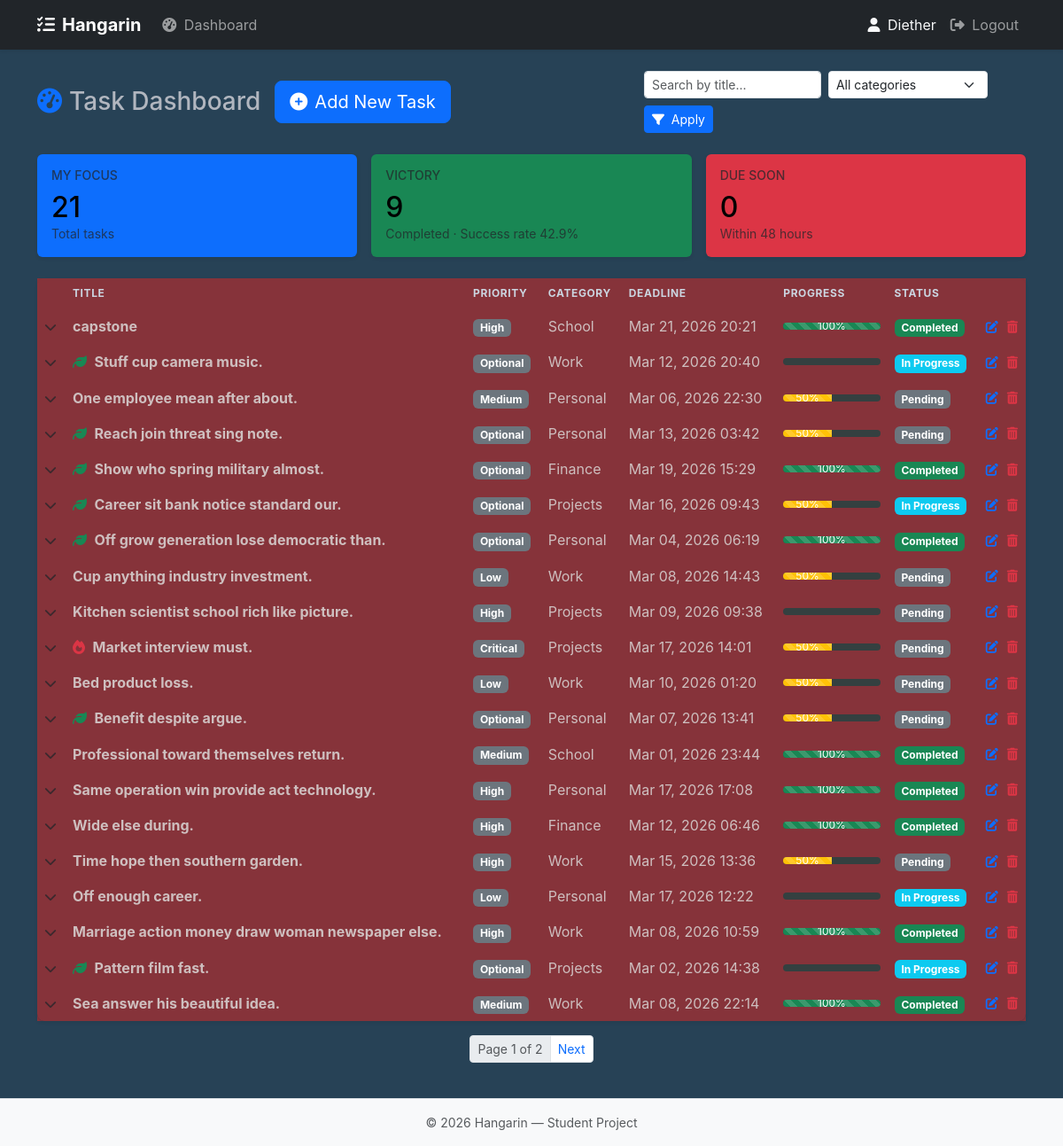
The app's page / (signed in) with its own data.
### hangarin/models.py (models this page shows, shortened)
class BaseModel(models.Model):
    created_at = models.DateTimeField(auto_now_add=True)
    updated_at = models.DateTimeField(auto_now=True)
    class Meta:
        abstract = True

class Task(BaseModel):
    user = models.ForeignKey(settings.AUTH_USER_MODEL, on_delete=models.CASCADE)
    STATUS_CHOICES = [
        ("Pending", "Pending"),
        ("In Progress", "In Progress"),
        ("Completed", "Completed"),
    ]
    title = models.CharField(max_length=255)
    description = models.TextField()
    deadline = models.DateTimeField()
    status = models.CharField(max_length=50, choices=STATUS_CHOICES, default="Pending")
    priority = models.ForeignKey(Priority, on_delete=models.CASCADE)
    category = models.ForeignKey(Category, on_delete=models.CASCADE)
    @property
    def completion_percent(self):
        if self.status == "Completed": return 100
        subtasks = self.subtasks.all()
        if subtasks.exists():
            completed = subtasks.filter(status="Completed").count()
            return round(100 * completed / subtasks.count()) if subtasks.count() else 0
        return 50 if self.status == "In Progress" else 0
    @property
    def progress_bar_color(self):
        p = self.completion_percent
        if p < 30: return "danger"
        if p <= 70: return "warning"
        return "success"
    @property
    def is_due_soon(self):
        if not self.deadline: return False
        now = timezone.now()
        return now <= self.deadline <= now + timedelta(hours=48)

class Priority(BaseModel):
    name = models.CharField(max_length=100)
    class Meta:
        verbose_name_plural = "Priorities"

class Category(BaseModel):
    name = models.CharField(max_length=100)
    class Meta:
        verbose_name_plural = "Categories"

### hangarin/views.py (the view)
# urls.py: path("", views.TaskDashboardView.as_view(), name="dashboard"),
class TaskDashboardView(LoginRequiredMixin, ListView):
    model = Task
    template_name = "hangarin/dashboard.html"
    context_object_name = "tasks"
    paginate_by = 20
    def get_queryset(self):
        qs = Task.objects.filter(user=self.request.user).select_related("priority", "category").prefetch_related("subtasks", "notes").order_by("-created_at")
        search = self.request.GET.get("search", "").strip()
        if search:
            qs = qs.filter(title__icontains=search)
        category_id = self.request.GET.get("category", "")
        if category_id:
            qs = qs.filter(category_id=category_id)
        return qs
    def get_context_data(self, **kwargs):
        context = super().get_context_data(**kwargs)
        qs = self.get_queryset()
        total = qs.count()
        completed = qs.filter(status="Completed").count()
        context["total_tasks"] = total
        context["completed_tasks"] = completed
        context["efficiency_score"] = round((completed / total * 100), 1) if total else 0
        now = timezone.now()
        context["due_soon_count"] = qs.filter(
            deadline__gte=now, deadline__lte=now + timedelta(hours=48)
        ).count()
        context["categories"] = Category.objects.all().order_by("name")
        return context

### hangarin/templates/hangarin/dashboard.html (shortened to what this page needs)
{% extends 'base.html' %}
{% block content %}
<div class="d-flex justify-content-between align-items-center flex-wrap gap-2 mb-4">
    <div class="d-flex align-items-center gap-3 flex-wrap">
        <h1 class="h3 mb-0"><i class="fa-solid fa-gauge-high text-primary me-2"></i>Task Dashboard</h1>
        <a href="{% url 'hangarin:task_create' %}" class="btn btn-primary btn-lg">
            <i class="fa-solid fa-plus-circle me-2"></i>Add New Task
        </a>
    </div>
    <form method="get" class="d-flex flex-wrap gap-2 align-items-center">
        <input type="text" name="search" class="form-control form-control-sm" style="max-width: 200px;" placeholder="Search by title..." value="{{ current_search }}">
        <select name="category" class="form-select form-select-sm" style="max-width: 180px;">
            <option value="">All categories</option>
        </select>
        <button type="submit" class="btn btn-primary btn-sm"><i class="fa-solid fa-filter me-1"></i> Apply</button>
    </form>
</div>
<div class="row g-3 mb-4">
<div class="col-md-4">
    <div class="card border-0 shadow-sm h-100 bg-primary">
        <div class="card-body">
            <h6 class="text-uppercase text-muted small mb-2">My Focus</h6>
            <h2 class="mb-0 text-primary">{{ total_tasks }}</h2>
            <p class="text-muted small mb-0">Total tasks</p>
        </div>
    </div>
</div>
<div class="col-md-4">
        <div class="card border-0 shadow-sm h-100 bg-success  border-success border-opacity-25">
            <div class="card-body">
                <h6 class="text-uppercase text-muted small mb-2">Victory</h6>
                <h2 class="mb-0 text-success">{{ completed_tasks }}</h2>
                <p class="text-muted small mb-0">Completed · Success rate {{ efficiency_score }}%</p>
            </div>
        </div>
</div>
<div class="col-md-4">
        <div class="card border-0 shadow-sm h-100 border-danger border-opacity-50 bg-danger ">
            <div class="card-body">
                <h6 class="text-uppercase text-muted small mb-2">Due Soon</h6>
                <h2 class="mb-0 text-danger">{{ due_soon_count }}</h2>
                <p class="text-muted small mb-0">Within 48 hours</p>
            </div>
        </div>
    </div>
</div>
<div class="card border-0 shadow-sm" id="main-task-card">
    <div class="card-body p-0">
        <div class="table-responsive">
            <table class="table table-hover align-middle mb-0">
                <thead class="table-light">
                    <tr>
                        <th style="width: 2rem;"></th>
                        <th>Title</th>
                        <th>Priority</th>
                        <th>Category</th>
                        <th>Deadline</th>
                        <th>Progress</th>
                        <th>Status</th>
                        <th style="width: 3rem;"></th>
                    </tr>
                </thead>
                <tbody>
                    {% for task in tasks %}
                    <tr data-bs-toggle="collapse" data-bs-target="#task-{{ task.id }}" aria-expanded="false" style="cursor: pointer;">
                        <td onclick="event.stopPropagation()"><i class="fa-solid fa-chevron-down text-muted small"></i></td>
                        <td>
                            {% if task.priority.name|lower == "critical" %}
                            <i class="fa-solid fa-fire text-danger me-1" title="Critical"></i>
                            {% elif task.priority.name|lower == "optional" %}
                            <i class="fa-solid fa-leaf text-success me-1" title="Optional"></i>
                            {% endif %}
                            <strong>{{ task.title }}</strong>
                        </td>
                        <td><span class="badge bg-secondary">{{ task.priority.name }}</span></td>
                        <td>{{ task.category.name }}</td>
                        <td>
                            {{ task.deadline|date:"M d, Y H:i" }}
                        </td>
                        <td style="min-width: 120px;">
                            <div class="progress" style="height: 8px;">
                                <div class="progress-bar progress-bar-striped progress-bar-animated bg-{{ task.progress_bar_color }}" role="progressbar" style="width: {{ task.completion_percent }}%;" aria-valuenow="{{ task.completion_percent }}" aria-valuemin="0" aria-valuemax="100">{{ task.completion_percent }}%</div>
                            </div>
                        </td>
                        <td>
                            {% if task.status == 'Completed' %}
                            <span class="badge bg-success">{{ task.status }}</span>
                            {% elif task.status == 'In Progress' %}
                            <span class="badge bg-info">{{ task.status }}</span>
                            {% else %}
                            <span class="badge bg-secondary">{{ task.status }}</span>
                            {% endif %}
                        </td>
                        <td onclick="event.stopPropagation()">
                            <div class="d-flex gap-2 justify-content-end align-items-center">
                                <a href="{% url 'hangarin:task_update' task.pk %}"
                                     class="btn btn-sm btn-link text-primary p-0"
                                     title="Edit task">
                                      <i class="fa-solid fa-pen-to-square"></i>
                                </a>
                               <button type="button"
                                      class="btn btn-sm btn-link text-danger p-0"
                                      data-bs-toggle="modal"
                                      data-bs-target="#deleteTaskModal"
                                      data-delete-url="{% url 'hangarin:task_delete' task.pk %}"
                                      title="Delete task">
                                    <i class="fa-solid fa-trash-alt"></i>
                                </button>
                            </div>
                        </td>
                    </tr>
                    {% empty %}
                    <tr>
                        <td colspan="8" class="text-center text-muted py-5">No tasks match your filters.</td>
                    </tr>
                    {% endfor %}
                </tbody>
            </table>
        </div>
    </div>
</div>
{% if page_obj.paginator.num_pages > 1 %}
<nav class="mt-3">
    <ul class="pagination justify-content-center pagination-sm">
        <li class="page-item disabled"><span class="page-link">Page {{ page_obj.number }} of {{ page_obj.paginator.num_pages }}</span></li>
        {% if page_obj.has_next %}
        <li class="page-item"><a class="page-link" href="?page={{ page_obj.next_page_number }}{% if current_search %}&search={{ current_search }}{% endif %}{% if current_category %}&category={{ current_category }}{% endif %}">Next</a></li>
        {% endif %}
    </ul>
</nav>
{% endif %}
{% endblock %}

### hangarin/templates/base.html (shortened to what this page needs)
{% load static %}
{% load pwa %}
<!DOCTYPE html>
<html lang="en">
<head>
    <link href="{% static 'css/bootstrap.min.css' %}" rel="stylesheet">
    <link href="{% static 'css/fontawesome.min.css' %}" rel="stylesheet">
    <link href="{% static 'css/custom.css' %}" rel="stylesheet">
</head>
<body class="d-flex flex-column min-vh-100">
    <nav class="navbar navbar-expand-lg navbar-dark bg-dark shadow-sm">
        <div class="container">
            <a class="navbar-brand fw-bold" href="{% url 'hangarin:dashboard' %}">
                <i class="fa-solid fa-list-check me-2"></i>Hangarin
            </a>
            <div class="collapse navbar-collapse" id="navbarNav">
                <ul class="navbar-nav me-auto">
                    <li class="nav-item">
                        <a class="nav-link" href="{% url 'hangarin:dashboard' %}"><i class="fa-solid fa-gauge-high me-1"></i> Dashboard</a>
                    </li>
                </ul>
                <ul class="navbar-nav">
                    {% if user.is_authenticated %}
                    <li class="nav-item">
                        <span class="nav-link text-light"><i class="fa-solid fa-user me-1"></i> {{ user.get_username }}</span>
                    </li>
                    <li class="nav-item">
                        <a class="nav-link" href="{% url 'account_logout' %}"><i class="fa-solid fa-right-from-bracket me-1"></i> Logout</a>
                    </li>
                    {% else %}
                    <li class="nav-item">
                        <a class="nav-link" href="{% url 'account_login' %}">Login</a>
                    </li>
                    {% endif %}
                </ul>
            </div>
        </div>
    </nav>
    <main class="container flex-grow-1 py-4">
        {% block content %}{% endblock %}
    </main>
    <footer class="mt-auto py-3 bg-light border-top">
        <div class="container text-center text-muted small">
            © 2026 Hangarin — Student Project
        </div>
    </footer>
</body>
</html>

### static/css/custom.css (style rules this page uses)
:root { --hangarin-dark: #b1b6bf; --hangarin-blue: #3182ce; --hangarin-bg: #274256; }
body { background-color: var(--hangarin-bg); color: var(--hangarin-dark); font-family: 'Inter', -apple-system, sans-serif; -webkit-font-smoothing: antialiased; }
.table { background: rgb(80, 61, 61); border-radius: 8px; overflow: hidden; box-shadow: 0 1px 3px rgba(0,0,0,0.1); }
.table thead th { background-color: #edf2f7; color: #4a5568; text-transform: uppercase; font-size: 0.75rem; letter-spacing: 0.05em; border: none; }
.progress { background-color: #344040; height: 11px; border-radius: 6px; }
#main-task-card, #main-task-card .table, #main-task-card .table-responsive, #main-task-card .table > :not(caption) > * > * { background-color: #86333a !important; color: #cebfbf !important; border: none !important; }
#main-task-card .table tbody tr { background-color: #2d3748 !important; }
#main-task-card .table thead th { background-color: #86333a !important; color: #cbd5e0 !important; }
.card h2 { --bs-text-opacity: 1 !important; color: #000000 !important; opacity: 1 !important; }
body { opacity: 0; transition: opacity 0.4s ease-in-out; }
body.page-loaded { opacity: 1; }
#main-task-card .table tbody tr { transition: background-color 0.2s ease, transform 0.2s ease; }

### records on screen
Task: title "capstone", priority.name "High", category.name "School", deadline "Mar 21, 2026 20:21", completion_percent "100", status "Completed"
Task: title "Stuff cup camera music.", priority.name "Optional", category.name "Work", deadline "Mar 12, 2026 20:40", status "In Progress"
Task: title "One employee mean after about.", priority.name "Medium", category.name "Personal", deadline "Mar 06, 2026 22:30", completion_percent "50", status "Pending"
Task: title "Reach join threat sing note.", priority.name "Optional", category.name "Personal", deadline "Mar 13, 2026 03:42", completion_percent "50", status "Pending"
Task: title "Show who spring military almost.", priority.name "Optional", category.name "Finance", deadline "Mar 19, 2026 15:29", completion_percent "100", status "Completed"
Task: title "Career sit bank notice standard our.", priority.name "Optional", category.name "Projects", deadline "Mar 16, 2026 09:43", completion_percent "50", status "In Progress"
Task: title "Off grow generation lose democratic than.", priority.name "Optional", category.name "Personal", deadline "Mar 04, 2026 06:19", completion_percent "100", status "Completed"
Task: title "Cup anything industry investment.", priority.name "Low", category.name "Work", deadline "Mar 08, 2026 14:43", completion_percent "50", status "Pending"
Task: title "Kitchen scientist school rich like picture.", priority.name "High", category.name "Projects", deadline "Mar 09, 2026 09:38", status "Pending"
Task: title "Market interview must.", priority.name "Critical", category.name "Projects", deadline "Mar 17, 2026 14:01", completion_percent "50", status "Pending"
Task: title "Bed product loss.", priority.name "Low", category.name "Work", deadline "Mar 10, 2026 01:20", completion_percent "50", status "Pending"
Task: title "Benefit despite argue.", priority.name "Optional", category.name "Personal", deadline "Mar 07, 2026 13:41", completion_percent "50", status "Pending"
Task: title "Professional toward themselves return.", priority.name "Medium", category.name "School", deadline "Mar 01, 2026 23:44", completion_percent "100", status "Completed"
Task: title "Same operation win provide act technology.", priority.name "High", category.name "Personal", deadline "Mar 17, 2026 17:08", completion_percent "100", status "Completed"
Task: title "Wide else during.", priority.name "High", category.name "Finance", deadline "Mar 12, 2026 06:46", completion_percent "100", status "Completed"
Task: title "Time hope then southern garden.", priority.name "High", category.name "Work", deadline "Mar 15, 2026 13:36", completion_percent "50", status "Pending"
Task: title "Off enough career.", priority.name "Low", category.name "Personal", deadline "Mar 17, 2026 12:22", status "In Progress"
Task: title "Marriage action money draw woman newspaper else.", priority.name "High", category.name "Work", deadline "Mar 08, 2026 10:59", completion_percent "100", status "Completed"
Task: title "Pattern film fast.", priority.name "Optional", category.name "Projects", deadline "Mar 02, 2026 14:38", status "In Progress"
Task: title "Sea answer his beautiful idea.", priority.name "Medium", category.name "Work", deadline "Mar 08, 2026 22:14", completion_percent "100", status "Completed"

### other values on screen
{{ user.get_username }} "Diether"
{{ total_tasks }} "21"
{{ completed_tasks }} "9"
{{ efficiency_score }} "42.9"
{{ due_soon_count }} "0"
{{ page_obj.number }} "1"
{{ page_obj.paginator.num_pages }} "2"
